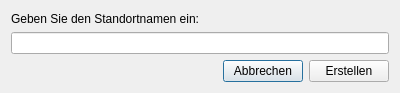
<?xml version="1.0" encoding="UTF-8"?>
<ui version="4.0">
 <class>CreateLocationDialog</class>
 <widget class="QDialog" name="CreateLocationDialog">
  <property name="geometry">
   <rect>
    <x>0</x>
    <y>0</y>
    <width>400</width>
    <height>93</height>
   </rect>
  </property>
  <property name="windowTitle">
   <string>Standort erstellen</string>
  </property>
  <layout class="QVBoxLayout" name="verticalLayout">
   <item>
    <widget class="QLabel" name="label">
     <property name="text">
      <string>Geben Sie den Standortnamen ein:</string>
     </property>
    </widget>
   </item>
   <item>
    <widget class="QLineEdit" name="locationNameEdit"/>
   </item>
   <item>
    <layout class="QHBoxLayout" name="horizontalLayout">
     <item>
      <spacer name="horizontalSpacer">
       <property name="orientation">
        <enum>Qt::Orientation::Horizontal</enum>
       </property>
       <property name="sizeType">
        <enum>QSizePolicy::Policy::MinimumExpanding</enum>
       </property>
       <property name="sizeHint" stdset="0">
        <size>
         <width>40</width>
         <height>20</height>
        </size>
       </property>
      </spacer>
     </item>
     <item>
      <widget class="QPushButton" name="cancelButton">
       <property name="text">
        <string>Abbrechen</string>
       </property>
      </widget>
     </item>
     <item>
      <widget class="QPushButton" name="createButton">
       <property name="text">
        <string>Erstellen</string>
       </property>
      </widget>
     </item>
    </layout>
   </item>
  </layout>
 </widget>
 <resources/>
 <connections/>
</ui>
